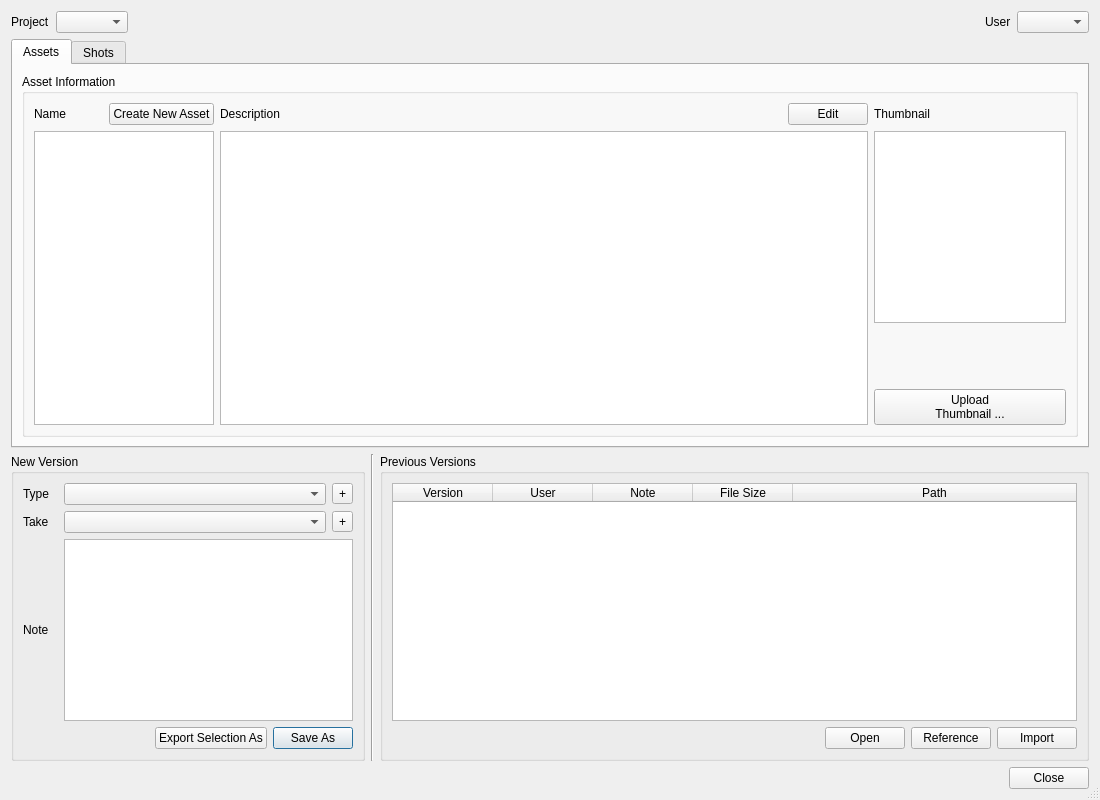
<?xml version="1.0" encoding="UTF-8"?>
<ui version="4.0">
 <class>Dialog</class>
 <widget class="QDialog" name="Dialog">
  <property name="windowModality">
   <enum>Qt::ApplicationModal</enum>
  </property>
  <property name="geometry">
   <rect>
    <x>0</x>
    <y>0</y>
    <width>1100</width>
    <height>800</height>
   </rect>
  </property>
  <property name="sizePolicy">
   <sizepolicy hsizetype="Preferred" vsizetype="Preferred">
    <horstretch>1</horstretch>
    <verstretch>1</verstretch>
   </sizepolicy>
  </property>
  <property name="windowTitle">
   <string>Version Creator - oyProjectManager</string>
  </property>
  <property name="sizeGripEnabled">
   <bool>true</bool>
  </property>
  <property name="modal">
   <bool>true</bool>
  </property>
  <layout class="QHBoxLayout" name="horizontalLayout">
   <item>
    <widget class="QWidget" name="verticalWidget" native="true">
     <property name="sizePolicy">
      <sizepolicy hsizetype="Preferred" vsizetype="Preferred">
       <horstretch>1</horstretch>
       <verstretch>1</verstretch>
      </sizepolicy>
     </property>
     <layout class="QVBoxLayout" name="verticalLayout" stretch="0,0,0,0">
      <property name="sizeConstraint">
       <enum>QLayout::SetMaximumSize</enum>
      </property>
      <property name="margin">
       <number>0</number>
      </property>
      <item>
       <layout class="QHBoxLayout" name="horizontalLayout_11" stretch="0,0,1,0,0">
        <item>
         <widget class="QLabel" name="projects_label">
          <property name="text">
           <string>Project</string>
          </property>
         </widget>
        </item>
        <item>
         <widget class="QComboBox" name="projects_comboBox"/>
        </item>
        <item>
         <spacer name="horizontalSpacer_4">
          <property name="orientation">
           <enum>Qt::Horizontal</enum>
          </property>
          <property name="sizeHint" stdset="0">
           <size>
            <width>40</width>
            <height>20</height>
           </size>
          </property>
         </spacer>
        </item>
        <item>
         <widget class="QLabel" name="user_label">
          <property name="text">
           <string>User</string>
          </property>
         </widget>
        </item>
        <item>
         <widget class="QComboBox" name="user_comboBox"/>
        </item>
       </layout>
      </item>
      <item>
       <widget class="QTabWidget" name="tabWidget">
        <property name="enabled">
         <bool>true</bool>
        </property>
        <property name="currentIndex">
         <number>0</number>
        </property>
        <widget class="QWidget" name="assets_tab">
         <property name="enabled">
          <bool>true</bool>
         </property>
         <property name="sizePolicy">
          <sizepolicy hsizetype="Preferred" vsizetype="Preferred">
           <horstretch>1</horstretch>
           <verstretch>1</verstretch>
          </sizepolicy>
         </property>
         <attribute name="title">
          <string>Assets</string>
         </attribute>
         <layout class="QVBoxLayout" name="verticalLayout_4">
          <item>
           <widget class="QGroupBox" name="asset_info_groupBox">
            <property name="title">
             <string>Asset Information</string>
            </property>
            <property name="flat">
             <bool>false</bool>
            </property>
            <layout class="QVBoxLayout" name="verticalLayout_3">
             <item>
              <layout class="QHBoxLayout" name="horizontalLayout_3" stretch="0,2">
               <item>
                <layout class="QVBoxLayout" name="verticalLayout_2">
                 <item>
                  <layout class="QHBoxLayout" name="horizontalLayout_9">
                   <item>
                    <widget class="QLabel" name="asset_name_label">
                     <property name="font">
                      <font>
                       <weight>50</weight>
                       <bold>false</bold>
                      </font>
                     </property>
                     <property name="text">
                      <string>Name</string>
                     </property>
                    </widget>
                   </item>
                   <item>
                    <spacer name="horizontalSpacer_6">
                     <property name="orientation">
                      <enum>Qt::Horizontal</enum>
                     </property>
                     <property name="sizeType">
                      <enum>QSizePolicy::Maximum</enum>
                     </property>
                     <property name="sizeHint" stdset="0">
                      <size>
                       <width>40</width>
                       <height>20</height>
                      </size>
                     </property>
                    </spacer>
                   </item>
                   <item>
                    <widget class="QPushButton" name="create_asset_pushButton">
                     <property name="text">
                      <string>Create New Asset</string>
                     </property>
                    </widget>
                   </item>
                  </layout>
                 </item>
                 <item>
                  <widget class="QListWidget" name="assets_listWidget">
                   <property name="sizePolicy">
                    <sizepolicy hsizetype="Expanding" vsizetype="Expanding">
                     <horstretch>0</horstretch>
                     <verstretch>0</verstretch>
                    </sizepolicy>
                   </property>
                   <property name="minimumSize">
                    <size>
                     <width>180</width>
                     <height>0</height>
                    </size>
                   </property>
                   <property name="maximumSize">
                    <size>
                     <width>180</width>
                     <height>16777215</height>
                    </size>
                   </property>
                  </widget>
                 </item>
                </layout>
               </item>
               <item>
                <layout class="QGridLayout" name="gridLayout" columnstretch="1,0">
                 <property name="horizontalSpacing">
                  <number>6</number>
                 </property>
                 <item row="0" column="1">
                  <widget class="QLabel" name="asset_thumbnail_label">
                   <property name="font">
                    <font>
                     <weight>50</weight>
                     <bold>false</bold>
                    </font>
                   </property>
                   <property name="text">
                    <string>Thumbnail</string>
                   </property>
                  </widget>
                 </item>
                 <item row="1" column="1">
                  <layout class="QVBoxLayout" name="verticalLayout_5" stretch="0,1,0">
                   <item>
                    <widget class="QGraphicsView" name="asset_thumbnail_graphicsView">
                     <property name="sizePolicy">
                      <sizepolicy hsizetype="Fixed" vsizetype="Expanding">
                       <horstretch>0</horstretch>
                       <verstretch>0</verstretch>
                      </sizepolicy>
                     </property>
                     <property name="minimumSize">
                      <size>
                       <width>192</width>
                       <height>192</height>
                      </size>
                     </property>
                     <property name="maximumSize">
                      <size>
                       <width>192</width>
                       <height>192</height>
                      </size>
                     </property>
                     <property name="dragMode">
                      <enum>QGraphicsView::NoDrag</enum>
                     </property>
                    </widget>
                   </item>
                   <item>
                    <spacer name="verticalSpacer">
                     <property name="orientation">
                      <enum>Qt::Vertical</enum>
                     </property>
                     <property name="sizeType">
                      <enum>QSizePolicy::Expanding</enum>
                     </property>
                     <property name="sizeHint" stdset="0">
                      <size>
                       <width>20</width>
                       <height>40</height>
                      </size>
                     </property>
                    </spacer>
                   </item>
                   <item>
                    <widget class="QPushButton" name="upload_asset_thumbnail_pushButton">
                     <property name="text">
                      <string>Upload
Thumbnail ...</string>
                     </property>
                    </widget>
                   </item>
                  </layout>
                 </item>
                 <item row="1" column="0">
                  <widget class="QTextEdit" name="asset_description_textEdit">
                   <property name="enabled">
                    <bool>true</bool>
                   </property>
                   <property name="tabChangesFocus">
                    <bool>true</bool>
                   </property>
                   <property name="readOnly">
                    <bool>true</bool>
                   </property>
                   <property name="html">
                    <string>&lt;!DOCTYPE HTML PUBLIC &quot;-//W3C//DTD HTML 4.0//EN&quot; &quot;http://www.w3.org/TR/REC-html40/strict.dtd&quot;&gt;
&lt;html&gt;&lt;head&gt;&lt;meta name=&quot;qrichtext&quot; content=&quot;1&quot; /&gt;&lt;style type=&quot;text/css&quot;&gt;
p, li { white-space: pre-wrap; }
&lt;/style&gt;&lt;/head&gt;&lt;body style=&quot; font-family:'Sans Serif'; font-size:9pt; font-weight:400; font-style:normal;&quot;&gt;
&lt;p style=&quot;-qt-paragraph-type:empty; margin-top:0px; margin-bottom:0px; margin-left:0px; margin-right:0px; -qt-block-indent:0; text-indent:0px;&quot;&gt;&lt;/p&gt;&lt;/body&gt;&lt;/html&gt;</string>
                   </property>
                  </widget>
                 </item>
                 <item row="0" column="0">
                  <layout class="QHBoxLayout" name="horizontalLayout_7">
                   <item>
                    <widget class="QLabel" name="asset_description_label">
                     <property name="font">
                      <font>
                       <weight>50</weight>
                       <bold>false</bold>
                      </font>
                     </property>
                     <property name="text">
                      <string>Description</string>
                     </property>
                    </widget>
                   </item>
                   <item>
                    <spacer name="horizontalSpacer_5">
                     <property name="orientation">
                      <enum>Qt::Horizontal</enum>
                     </property>
                     <property name="sizeHint" stdset="0">
                      <size>
                       <width>40</width>
                       <height>20</height>
                      </size>
                     </property>
                    </spacer>
                   </item>
                   <item>
                    <widget class="QPushButton" name="asset_description_edit_pushButton">
                     <property name="text">
                      <string>Edit</string>
                     </property>
                     <property name="checkable">
                      <bool>true</bool>
                     </property>
                    </widget>
                   </item>
                  </layout>
                 </item>
                </layout>
               </item>
              </layout>
             </item>
            </layout>
           </widget>
          </item>
         </layout>
        </widget>
        <widget class="QWidget" name="shots_tab">
         <property name="enabled">
          <bool>true</bool>
         </property>
         <attribute name="title">
          <string>Shots</string>
         </attribute>
         <layout class="QVBoxLayout" name="verticalLayout_11">
          <item>
           <layout class="QHBoxLayout" name="horizontalLayout_15">
            <item>
             <widget class="QLabel" name="sequences_label">
              <property name="text">
               <string>Sequence</string>
              </property>
             </widget>
            </item>
            <item>
             <widget class="QComboBox" name="sequences_comboBox"/>
            </item>
            <item>
             <spacer name="horizontalSpacer">
              <property name="orientation">
               <enum>Qt::Horizontal</enum>
              </property>
              <property name="sizeHint" stdset="0">
               <size>
                <width>40</width>
                <height>20</height>
               </size>
              </property>
             </spacer>
            </item>
           </layout>
          </item>
          <item>
           <widget class="QGroupBox" name="asset_info_groupBox_2">
            <property name="title">
             <string>Shot Information</string>
            </property>
            <property name="flat">
             <bool>false</bool>
            </property>
            <layout class="QVBoxLayout" name="verticalLayout_8">
             <item>
              <layout class="QHBoxLayout" name="horizontalLayout_12" stretch="0,2">
               <item>
                <layout class="QVBoxLayout" name="verticalLayout_9">
                 <item>
                  <layout class="QHBoxLayout" name="horizontalLayout_13">
                   <item>
                    <widget class="QLabel" name="shot_name_label">
                     <property name="font">
                      <font>
                       <weight>50</weight>
                       <bold>false</bold>
                      </font>
                     </property>
                     <property name="text">
                      <string>Name</string>
                     </property>
                    </widget>
                   </item>
                   <item>
                    <spacer name="horizontalSpacer_8">
                     <property name="orientation">
                      <enum>Qt::Horizontal</enum>
                     </property>
                     <property name="sizeType">
                      <enum>QSizePolicy::Maximum</enum>
                     </property>
                     <property name="sizeHint" stdset="0">
                      <size>
                       <width>40</width>
                       <height>20</height>
                      </size>
                     </property>
                    </spacer>
                   </item>
                   <item>
                    <widget class="QPushButton" name="create_shot_pushButton">
                     <property name="enabled">
                      <bool>true</bool>
                     </property>
                     <property name="text">
                      <string>Create New Shot</string>
                     </property>
                    </widget>
                   </item>
                  </layout>
                 </item>
                 <item>
                  <widget class="QListWidget" name="shots_listWidget">
                   <property name="sizePolicy">
                    <sizepolicy hsizetype="Expanding" vsizetype="Expanding">
                     <horstretch>0</horstretch>
                     <verstretch>0</verstretch>
                    </sizepolicy>
                   </property>
                   <property name="minimumSize">
                    <size>
                     <width>180</width>
                     <height>0</height>
                    </size>
                   </property>
                   <property name="maximumSize">
                    <size>
                     <width>180</width>
                     <height>16777215</height>
                    </size>
                   </property>
                  </widget>
                 </item>
                </layout>
               </item>
               <item>
                <layout class="QGridLayout" name="gridLayout_2" columnstretch="1,0">
                 <property name="horizontalSpacing">
                  <number>6</number>
                 </property>
                 <item row="0" column="1">
                  <widget class="QLabel" name="shot_thumbnail_label">
                   <property name="font">
                    <font>
                     <weight>50</weight>
                     <bold>false</bold>
                    </font>
                   </property>
                   <property name="text">
                    <string>Thumbnail</string>
                   </property>
                  </widget>
                 </item>
                 <item row="1" column="1">
                  <layout class="QVBoxLayout" name="verticalLayout_10">
                   <property name="topMargin">
                    <number>0</number>
                   </property>
                   <item>
                    <widget class="QGraphicsView" name="shot_thumbnail_graphicsView">
                     <property name="sizePolicy">
                      <sizepolicy hsizetype="Fixed" vsizetype="Expanding">
                       <horstretch>0</horstretch>
                       <verstretch>0</verstretch>
                      </sizepolicy>
                     </property>
                     <property name="minimumSize">
                      <size>
                       <width>192</width>
                       <height>192</height>
                      </size>
                     </property>
                     <property name="maximumSize">
                      <size>
                       <width>192</width>
                       <height>192</height>
                      </size>
                     </property>
                     <property name="dragMode">
                      <enum>QGraphicsView::NoDrag</enum>
                     </property>
                    </widget>
                   </item>
                   <item>
                    <spacer name="verticalSpacer_2">
                     <property name="orientation">
                      <enum>Qt::Vertical</enum>
                     </property>
                     <property name="sizeType">
                      <enum>QSizePolicy::Expanding</enum>
                     </property>
                     <property name="sizeHint" stdset="0">
                      <size>
                       <width>20</width>
                       <height>40</height>
                      </size>
                     </property>
                    </spacer>
                   </item>
                   <item>
                    <widget class="QPushButton" name="upload_shot_thumbnail_pushButton">
                     <property name="text">
                      <string>Upload
Thumbnail ...</string>
                     </property>
                    </widget>
                   </item>
                  </layout>
                 </item>
                 <item row="1" column="0">
                  <widget class="QTextEdit" name="shot_description_textEdit">
                   <property name="enabled">
                    <bool>true</bool>
                   </property>
                   <property name="tabChangesFocus">
                    <bool>true</bool>
                   </property>
                   <property name="readOnly">
                    <bool>true</bool>
                   </property>
                   <property name="html">
                    <string>&lt;!DOCTYPE HTML PUBLIC &quot;-//W3C//DTD HTML 4.0//EN&quot; &quot;http://www.w3.org/TR/REC-html40/strict.dtd&quot;&gt;
&lt;html&gt;&lt;head&gt;&lt;meta name=&quot;qrichtext&quot; content=&quot;1&quot; /&gt;&lt;style type=&quot;text/css&quot;&gt;
p, li { white-space: pre-wrap; }
&lt;/style&gt;&lt;/head&gt;&lt;body style=&quot; font-family:'Sans Serif'; font-size:9pt; font-weight:400; font-style:normal;&quot;&gt;
&lt;p style=&quot;-qt-paragraph-type:empty; margin-top:0px; margin-bottom:0px; margin-left:0px; margin-right:0px; -qt-block-indent:0; text-indent:0px;&quot;&gt;&lt;/p&gt;&lt;/body&gt;&lt;/html&gt;</string>
                   </property>
                  </widget>
                 </item>
                 <item row="0" column="0">
                  <layout class="QHBoxLayout" name="horizontalLayout_14">
                   <item>
                    <widget class="QLabel" name="shot_description_label">
                     <property name="font">
                      <font>
                       <weight>50</weight>
                       <bold>false</bold>
                      </font>
                     </property>
                     <property name="text">
                      <string>Description</string>
                     </property>
                    </widget>
                   </item>
                   <item>
                    <spacer name="horizontalSpacer_9">
                     <property name="orientation">
                      <enum>Qt::Horizontal</enum>
                     </property>
                     <property name="sizeHint" stdset="0">
                      <size>
                       <width>40</width>
                       <height>20</height>
                      </size>
                     </property>
                    </spacer>
                   </item>
                   <item>
                    <widget class="QPushButton" name="shot_description_edit_pushButton">
                     <property name="text">
                      <string>Edit</string>
                     </property>
                     <property name="checkable">
                      <bool>true</bool>
                     </property>
                    </widget>
                   </item>
                  </layout>
                 </item>
                </layout>
               </item>
              </layout>
             </item>
            </layout>
           </widget>
          </item>
         </layout>
        </widget>
       </widget>
      </item>
      <item>
       <layout class="QHBoxLayout" name="horizontalLayout_10" stretch="1,0,2">
        <item>
         <widget class="QGroupBox" name="new_version_groupBox">
          <property name="title">
           <string>New Version</string>
          </property>
          <layout class="QVBoxLayout" name="verticalLayout_6">
           <item>
            <layout class="QGridLayout" name="gridLayout_3">
             <item row="1" column="0">
              <widget class="QLabel" name="takes_label">
               <property name="minimumSize">
                <size>
                 <width>35</width>
                 <height>0</height>
                </size>
               </property>
               <property name="font">
                <font>
                 <weight>50</weight>
                 <bold>false</bold>
                </font>
               </property>
               <property name="text">
                <string>Take</string>
               </property>
              </widget>
             </item>
             <item row="2" column="0">
              <widget class="QLabel" name="note_label">
               <property name="minimumSize">
                <size>
                 <width>35</width>
                 <height>0</height>
                </size>
               </property>
               <property name="text">
                <string>Note</string>
               </property>
              </widget>
             </item>
             <item row="2" column="1">
              <widget class="QTextEdit" name="note_textEdit">
               <property name="enabled">
                <bool>true</bool>
               </property>
               <property name="tabChangesFocus">
                <bool>true</bool>
               </property>
               <property name="html">
                <string>&lt;!DOCTYPE HTML PUBLIC &quot;-//W3C//DTD HTML 4.0//EN&quot; &quot;http://www.w3.org/TR/REC-html40/strict.dtd&quot;&gt;
&lt;html&gt;&lt;head&gt;&lt;meta name=&quot;qrichtext&quot; content=&quot;1&quot; /&gt;&lt;style type=&quot;text/css&quot;&gt;
p, li { white-space: pre-wrap; }
&lt;/style&gt;&lt;/head&gt;&lt;body style=&quot; font-family:'Sans Serif'; font-size:9pt; font-weight:400; font-style:normal;&quot;&gt;
&lt;p style=&quot;-qt-paragraph-type:empty; margin-top:0px; margin-bottom:0px; margin-left:0px; margin-right:0px; -qt-block-indent:0; text-indent:0px;&quot;&gt;&lt;/p&gt;&lt;/body&gt;&lt;/html&gt;</string>
               </property>
              </widget>
             </item>
             <item row="0" column="0">
              <widget class="QLabel" name="version_types_label">
               <property name="minimumSize">
                <size>
                 <width>35</width>
                 <height>0</height>
                </size>
               </property>
               <property name="font">
                <font>
                 <weight>50</weight>
                 <bold>false</bold>
                </font>
               </property>
               <property name="text">
                <string>Type</string>
               </property>
              </widget>
             </item>
             <item row="0" column="1">
              <layout class="QHBoxLayout" name="horizontalLayout_4">
               <item>
                <widget class="QComboBox" name="version_types_comboBox">
                 <property name="editable">
                  <bool>false</bool>
                 </property>
                </widget>
               </item>
               <item>
                <widget class="QToolButton" name="add_type_toolButton">
                 <property name="text">
                  <string>+</string>
                 </property>
                </widget>
               </item>
              </layout>
             </item>
             <item row="1" column="1">
              <layout class="QHBoxLayout" name="horizontalLayout_6">
               <item>
                <widget class="QComboBox" name="takes_comboBox">
                 <property name="editable">
                  <bool>false</bool>
                 </property>
                </widget>
               </item>
               <item>
                <widget class="QToolButton" name="add_take_toolButton">
                 <property name="text">
                  <string>+</string>
                 </property>
                </widget>
               </item>
              </layout>
             </item>
            </layout>
           </item>
           <item>
            <layout class="QHBoxLayout" name="horizontalLayout_2">
             <item>
              <spacer name="horizontalSpacer_7">
               <property name="orientation">
                <enum>Qt::Horizontal</enum>
               </property>
               <property name="sizeHint" stdset="0">
                <size>
                 <width>40</width>
                 <height>20</height>
                </size>
               </property>
              </spacer>
             </item>
             <item>
              <widget class="QPushButton" name="export_as_pushButton">
               <property name="text">
                <string>Export Selection As</string>
               </property>
              </widget>
             </item>
             <item>
              <widget class="QPushButton" name="save_as_pushButton">
               <property name="text">
                <string>Save As</string>
               </property>
               <property name="default">
                <bool>true</bool>
               </property>
              </widget>
             </item>
            </layout>
           </item>
          </layout>
         </widget>
        </item>
        <item>
         <widget class="Line" name="line">
          <property name="orientation">
           <enum>Qt::Vertical</enum>
          </property>
         </widget>
        </item>
        <item>
         <widget class="QGroupBox" name="previous_versions_groupBox">
          <property name="title">
           <string>Previous Versions</string>
          </property>
          <layout class="QVBoxLayout" name="verticalLayout_7">
           <item>
            <widget class="QTableWidget" name="previous_versions_tableWidget">
             <property name="editTriggers">
              <set>QAbstractItemView::NoEditTriggers</set>
             </property>
             <property name="selectionMode">
              <enum>QAbstractItemView::SingleSelection</enum>
             </property>
             <property name="selectionBehavior">
              <enum>QAbstractItemView::SelectRows</enum>
             </property>
             <property name="showGrid">
              <bool>false</bool>
             </property>
             <attribute name="horizontalHeaderStretchLastSection">
              <bool>true</bool>
             </attribute>
             <attribute name="verticalHeaderStretchLastSection">
              <bool>false</bool>
             </attribute>
             <column>
              <property name="text">
               <string>Version</string>
              </property>
             </column>
             <column>
              <property name="text">
               <string>User</string>
              </property>
             </column>
             <column>
              <property name="text">
               <string>Note</string>
              </property>
             </column>
             <column>
              <property name="text">
               <string>File Size</string>
              </property>
             </column>
             <column>
              <property name="text">
               <string>Path</string>
              </property>
             </column>
            </widget>
           </item>
           <item>
            <layout class="QHBoxLayout" name="horizontalLayout_5">
             <item>
              <spacer name="horizontalSpacer_2">
               <property name="orientation">
                <enum>Qt::Horizontal</enum>
               </property>
               <property name="sizeHint" stdset="0">
                <size>
                 <width>40</width>
                 <height>20</height>
                </size>
               </property>
              </spacer>
             </item>
             <item>
              <widget class="QPushButton" name="open_pushButton">
               <property name="text">
                <string>Open</string>
               </property>
              </widget>
             </item>
             <item>
              <widget class="QPushButton" name="reference_pushButton">
               <property name="text">
                <string>Reference</string>
               </property>
              </widget>
             </item>
             <item>
              <widget class="QPushButton" name="import_pushButton">
               <property name="text">
                <string>Import</string>
               </property>
              </widget>
             </item>
            </layout>
           </item>
          </layout>
         </widget>
        </item>
       </layout>
      </item>
      <item>
       <layout class="QHBoxLayout" name="horizontalLayout_8">
        <item>
         <spacer name="horizontalSpacer_3">
          <property name="orientation">
           <enum>Qt::Horizontal</enum>
          </property>
          <property name="sizeHint" stdset="0">
           <size>
            <width>40</width>
            <height>20</height>
           </size>
          </property>
         </spacer>
        </item>
        <item>
         <widget class="QPushButton" name="close_pushButton">
          <property name="styleSheet">
           <string notr="true"/>
          </property>
          <property name="text">
           <string>Close</string>
          </property>
          <property name="default">
           <bool>false</bool>
          </property>
          <property name="flat">
           <bool>false</bool>
          </property>
         </widget>
        </item>
       </layout>
      </item>
     </layout>
    </widget>
   </item>
  </layout>
 </widget>
 <tabstops>
  <tabstop>projects_comboBox</tabstop>
  <tabstop>user_comboBox</tabstop>
  <tabstop>tabWidget</tabstop>
  <tabstop>create_asset_pushButton</tabstop>
  <tabstop>assets_listWidget</tabstop>
  <tabstop>asset_description_edit_pushButton</tabstop>
  <tabstop>asset_description_textEdit</tabstop>
  <tabstop>asset_thumbnail_graphicsView</tabstop>
  <tabstop>upload_asset_thumbnail_pushButton</tabstop>
  <tabstop>sequences_comboBox</tabstop>
  <tabstop>create_shot_pushButton</tabstop>
  <tabstop>shots_listWidget</tabstop>
  <tabstop>shot_description_edit_pushButton</tabstop>
  <tabstop>shot_description_textEdit</tabstop>
  <tabstop>shot_thumbnail_graphicsView</tabstop>
  <tabstop>upload_shot_thumbnail_pushButton</tabstop>
  <tabstop>version_types_comboBox</tabstop>
  <tabstop>add_type_toolButton</tabstop>
  <tabstop>takes_comboBox</tabstop>
  <tabstop>add_take_toolButton</tabstop>
  <tabstop>note_textEdit</tabstop>
  <tabstop>export_as_pushButton</tabstop>
  <tabstop>save_as_pushButton</tabstop>
  <tabstop>previous_versions_tableWidget</tabstop>
  <tabstop>open_pushButton</tabstop>
  <tabstop>reference_pushButton</tabstop>
  <tabstop>import_pushButton</tabstop>
  <tabstop>close_pushButton</tabstop>
 </tabstops>
 <resources/>
 <connections/>
</ui>
